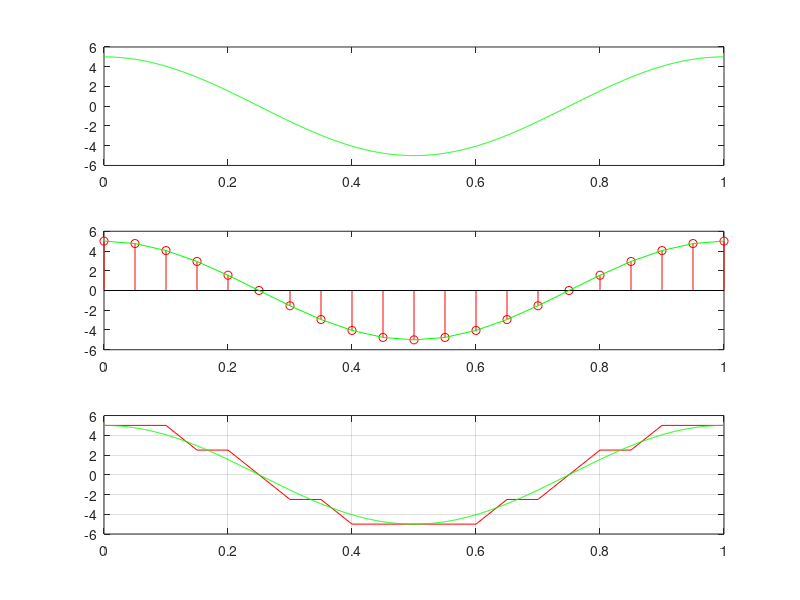

MATLAB code to generate this figure:




clc;close all;clear all;

%% Answer of a
%% Main Signal
t=0:0.001:1;
F=1;
x=5*cos(2*pi*F*t);
subplot(3,1,1);
plot(t,x,'g');


%% Answer of b
%%Sampled signal at 200hz

fs=20;
n=0:1/fs:1;
x1=5*cos(2*pi*F*n);
subplot(3,1,2);
stem(n,x1,'r');
hold on;
subplot(3,1,2);
plot(n,x1,'g');


%% Quantization
bit=2;
xmax = max(x1);
xmin = min(x1);
step= (xmax-xmin)/(2^bit);
QuantizedSignal = round(x1/step) * step;
subplot(3,1,3);
plot(n,QuantizedSignal,'r');
hold on;
subplot(3,1,3);
%%plot(n,QuantizedSignal,'g');
plot(t,x,'g');
grid on;

